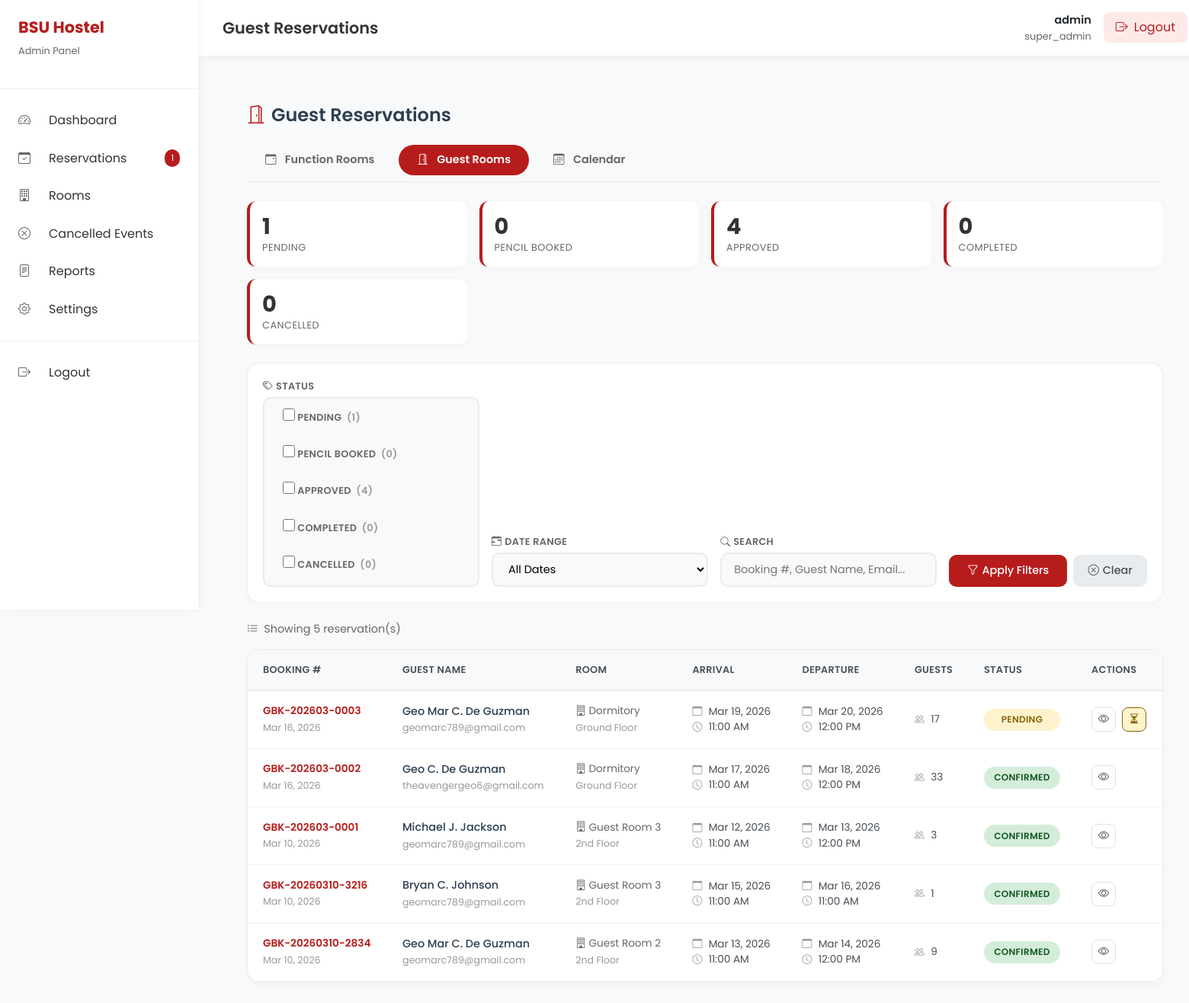
/admin/guest_reservations.php (signed in), run on an earlier commit of the app's database.
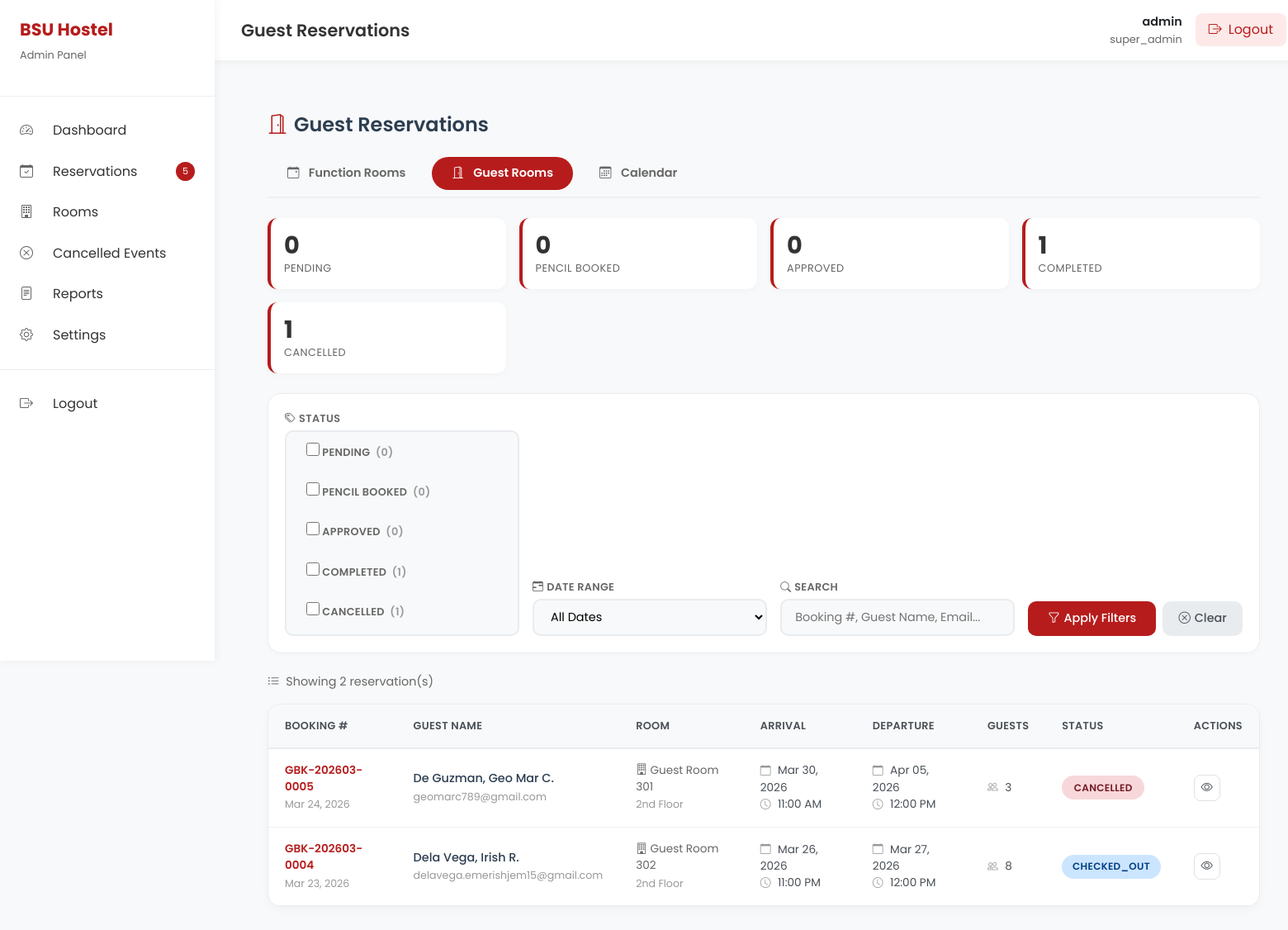
And on a later commit of the database.
### tables this page shows
CREATE TABLE `guest_room_reservations` (
  `id` int(11) NOT NULL,
  `booking_no` varchar(50) NOT NULL,
  `user_id` int(11) DEFAULT NULL,
  `guest_name` varchar(255) NOT NULL,
  `guest_email` varchar(255) NOT NULL,
  `guest_contact` varchar(50) NOT NULL,
  `guest_address` text DEFAULT NULL,
  `guest_dob` date DEFAULT NULL,
  `guest_id_type` varchar(50) DEFAULT NULL,
  `guest_id_number` varchar(100) DEFAULT NULL,
  `purpose_of_stay` varchar(255) DEFAULT NULL,
  `check_in_date` date NOT NULL,
  `check_out_date` date NOT NULL,
  `check_in_time` time NOT NULL,
  `check_out_time` time NOT NULL,
  `number_of_nights` int(11) GENERATED ALWAYS AS (to_days(`check_out_date`) - to_days(`check_in_date`)) STORED,
  `adults_count` int(11) NOT NULL DEFAULT 1,
  `children_count` int(11) NOT NULL DEFAULT 0,
  `total_guests` int(11) NOT NULL,
  `guest_room_id` int(11) NOT NULL,
  `extra_bed_requested` tinyint(1) NOT NULL DEFAULT 0,
  `extra_beds_count` int(11) NOT NULL DEFAULT 0,
  `room_price_per_night` decimal(10,2) NOT NULL,
  `extra_bed_price_per_night` decimal(10,2) DEFAULT 0.00,
  `subtotal` decimal(10,2) NOT NULL,
  `discount_amount` decimal(10,2) DEFAULT 0.00,
  `total_amount` decimal(10,2) NOT NULL,
  `other_guests` longtext DEFAULT NULL CHECK (json_valid(`other_guests`)),
  `status` enum('pending','pencil_booked','confirmed','checked_in','checked_out','cancelled','no_show') NOT NULL DEFAULT 'pending',
  `payment_status` enum('unpaid','partial','paid','refunded') NOT NULL DEFAULT 'unpaid',
  `payment_method` varchar(50) DEFAULT NULL,
  `payment_date` datetime DEFAULT NULL,
  `amount_paid` decimal(10,2) DEFAULT 0.00,
  `special_requests` text DEFAULT NULL,
  `admin_remarks` text DEFAULT NULL,
  `terms_accepted` tinyint(1) NOT NULL DEFAULT 0,
  `terms_accepted_by` varchar(255) DEFAULT NULL,
  `terms_accepted_at` datetime DEFAULT NULL,
  `digital_signature` text DEFAULT NULL,
  `data_privacy_consent` tinyint(1) NOT NULL DEFAULT 0,
  `created_by` int(11) DEFAULT NULL,
  `created_at` timestamp NOT NULL DEFAULT current_timestamp(),
  `updated_at` timestamp NOT NULL DEFAULT current_timestamp() ON UPDATE current_timestamp(),
  `deleted` tinyint(1) NOT NULL DEFAULT 0
);

CREATE TABLE `guest_rooms` (
  `id` int(11) NOT NULL,
  `room_number` varchar(20) NOT NULL,
  `room_name` varchar(100) NOT NULL,
  `room_type` enum('standard','deluxe','family','dormitory') NOT NULL DEFAULT 'standard',
  `capacity_adults` int(11) NOT NULL DEFAULT 2,
  `capacity_children` int(11) NOT NULL DEFAULT 0,
  `max_guests` int(11) NOT NULL DEFAULT 2,
  `bed_configuration` varchar(100) DEFAULT NULL,
  `floor` varchar(20) DEFAULT NULL,
  `price_per_night` decimal(10,2) NOT NULL,
  `extra_bed_available` tinyint(1) NOT NULL DEFAULT 0,
  `extra_bed_price` decimal(10,2) DEFAULT 500.00,
  `description` text DEFAULT NULL,
  `amenities` text DEFAULT NULL,
  `is_active` tinyint(1) NOT NULL DEFAULT 1,
  `sort_order` int(11) DEFAULT 0,
  `created_at` timestamp NOT NULL DEFAULT current_timestamp(),
  `updated_at` timestamp NOT NULL DEFAULT current_timestamp() ON UPDATE current_timestamp()
);

### admin/inc/auth.php (called while the page is built, shortened)
<?php
function getAdminInfo($conn) {
    $stmt = $conn->prepare("SELECT id, username, email, role, last_login FROM admin_users WHERE id = ?");
    $stmt->bind_param("i", $_SESSION['admin_id']);
    $stmt->execute();
    return $stmt->get_result()->fetch_assoc();
}
?>

### admin/guest_reservations.php (the view, shortened to what the rows shown need)
<?php
require_once __DIR__ . '/inc/header.php';
$query = "SELECT
              gr.*,
              g.room_name,
              g.floor,
              gr.check_in_date AS arrival_date,
              gr.check_out_date AS departure_date
          FROM guest_room_reservations gr
          LEFT JOIN guest_rooms g ON gr.guest_room_id = g.id
          WHERE gr.deleted = 0";
$query .= " ORDER BY gr.created_at DESC";
$stmt = $conn->prepare($query);
$stmt->execute();
$reservations = $stmt->get_result();
function getStatusBadgeClass($status) {
    switch (strtolower($status)) {
        case 'pending': return 'status-pending';
        case 'confirmed': return 'status-approved';
        case 'cancelled': return 'status-cancelled';
        case 'checked_out': return 'status-completed';
    }
}
?>
<div class="content-area">
    <div class="guest-reservations-header">
        <h1><i class="bi bi-door-open me-2" style="color: #b71c1c;"></i>Guest Reservations</h1>
    </div>
    <div class="table-responsive">
        <?php if ($reservations && $reservations->num_rows > 0): ?>
        <table>
            <thead>
                <tr>
                    <th>Booking #</th>
                    <th>Guest Name</th>
                    <th>Room</th>
                    <th>Arrival</th>
                    <th>Departure</th>
                    <th>Guests</th>
                    <th>Status</th>
                    <th>Actions</th>
                </tr>
            </thead>
            <tbody>
                <?php while ($row = $reservations->fetch_assoc()):
                    $other_guests = json_decode($row['other_guests'], true);
                    $total_guests = (int)($row['total_guests'] ?? 0);
                    if (!empty($other_guests)) {
                        foreach ($other_guests as $guest) {
                            if (!empty($guest['name'])) $total_guests++;
                        }
                    }
                    $status_norm = ($row['status'] === '' || $row['status'] === null) ? 'pending' : $row['status'];
                ?>
                <tr>
                    <td>
                        <div class="booking-no"><?= htmlspecialchars($row['booking_no']) ?></div>
                        <small style="color: #999;"><?= date('M d, Y', strtotime($row['created_at'])) ?></small>
                    </td>
                    <td>
                        <div class="guest-name"><?= htmlspecialchars($row['guest_name']) ?></div>
                        <small style="color: #999;"><?= htmlspecialchars($row['guest_email']) ?></small>
                    </td>
                    <td>
                        <div class="room-info">
                            <i class="bi bi-building"></i> <?= htmlspecialchars($row['room_name']) ?>
                        </div>
                        <small style="color: #999;"><?= htmlspecialchars($row['floor']) ?></small>
                    </td>
                    <td>
                        <div class="date-info">
                            <i class="bi bi-calendar"></i> <?= date('M d, Y', strtotime($row['arrival_date'])) ?>
                        </div>
                        <div class="date-info">
                            <i class="bi bi-clock"></i> <?= date('h:i A', strtotime($row['check_in_time'])) ?>
                        </div>
                    </td>
                    <td>
                        <div class="date-info">
                            <i class="bi bi-calendar"></i> <?= date('M d, Y', strtotime($row['departure_date'])) ?>
                        </div>
                        <div class="date-info">
                            <i class="bi bi-clock"></i> <?= date('h:i A', strtotime($row['check_out_time'])) ?>
                        </div>
                    </td>
                    <td>
                        <div class="date-info">
                            <i class="bi bi-people"></i> <?= (int)$total_guests ?>
                        </div>
                    </td>
                    <td>
                        <span class="status-badge <?= getStatusBadgeClass($status_norm) ?>">
                            <?= strtoupper($status_norm) ?>
                        </span>
                    </td>
                    <td>
                        <div class="action-buttons">
                            <a href="guest_reservation_details.php?id=<?= $row['id'] ?>" class="btn-view" title="View Details">
                                <i class="bi bi-eye"></i>
                            </a>
                            <?php if ($status_norm === 'pending'): ?>
                            <a href="guest_reservation_details.php?id=<?= $row['id'] ?>#admin-actions" class="btn-view" title="Review" style="background: #fff3cd; border-color: #856404; color: #856404;">
                                <i class="bi bi-hourglass-split"></i>
                            </a>
                            <?php endif; ?>
                        </div>
                    </td>
                </tr>
                <?php endwhile; ?>
            </tbody>
        </table>
        <?php endif; ?>
    </div>
</div>
<?php require_once __DIR__ . '/inc/footer.php'; ?>

### admin/inc/header.php (shortened to what the rows shown need)
<?php
require_once __DIR__ . '/auth.php';
$admin = getAdminInfo($conn);
?>
<!DOCTYPE html>
<html lang="en">
<head>
    <link href="https://cdn.jsdelivr.net/npm/bootstrap@5.3.0/dist/css/bootstrap.min.css" rel="stylesheet">
    <link href="https://cdn.jsdelivr.net/npm/bootstrap-icons@1.11.1/font/bootstrap-icons.css" rel="stylesheet">
</head>
<body>
    <div class="admin-wrapper">
        <div class="sidebar" id="sidebar">
            <div class="sidebar-header">
                <div>
                    <h2>BSU Hostel</h2>
                </div>
            </div>
        </div>
        <div class="main-content">
            <div class="top-bar">
                <div class="user-menu">
                    <div class="user-info">
                        <div class="user-name">
                            <a href="settings.php" class="text-decoration-none text-dark"><?= htmlspecialchars($admin['username'] ?? 'Admin') ?></a>
                        </div>
                        <div class="user-role"><?= htmlspecialchars($admin['role'] ?? 'Administrator') ?></div>
                    </div>
                </div>
            </div>
            <div class="content-area">

What changed in the data, as far as the page shows it:
removed guest_room_reservations: booking_no "GBK-202603-0003", created_at "Mar 16, 2026", guest_name "Geo Mar C. De Guzman", guest_email "geomarc789@gmail.com", guest_room.room_name "Dormitory", guest_room.floor "Ground Floor", check_in_date "Mar 19, 2026", check_in_time "11:00 AM", check_out_date "Mar 20, 2026", check_out_time "12:00 PM", total_guests "17", status "PENDING"
removed guest_room_reservations: booking_no "GBK-202603-0002", created_at "Mar 16, 2026", guest_name "Geo C. De Guzman", guest_email "theavengergeo6@gmail.com", guest_room.room_name "Dormitory", guest_room.floor "Ground Floor", check_in_date "Mar 17, 2026", check_in_time "11:00 AM", check_out_date "Mar 18, 2026", check_out_time "12:00 PM", total_guests "33", status "CONFIRMED"
removed guest_room_reservations: booking_no "GBK-202603-0001", created_at "Mar 10, 2026", guest_name "Michael J. Jackson", guest_email "geomarc789@gmail.com", guest_room.room_name "Guest Room 3", guest_room.floor "2nd Floor", check_in_date "Mar 12, 2026", check_in_time "11:00 AM", check_out_date "Mar 13, 2026", check_out_time "12:00 PM", total_guests "3", status "CONFIRMED"
removed guest_room_reservations: booking_no "GBK-20260310-3216", created_at "Mar 10, 2026", guest_name "Bryan C. Johnson", guest_email "geomarc789@gmail.com", guest_room.room_name "Guest Room 3", guest_room.floor "2nd Floor", check_in_date "Mar 15, 2026", check_in_time "11:00 AM", check_out_date "Mar 16, 2026", check_out_time "11:00 AM", total_guests "1", status "CONFIRMED"
removed guest_room_reservations: booking_no "GBK-20260310-2834", created_at "Mar 10, 2026", guest_name "Geo Mar C. De Guzman", guest_email "geomarc789@gmail.com", guest_room.room_name "Guest Room 2", guest_room.floor "2nd Floor", check_in_date "Mar 13, 2026", check_in_time "11:00 AM", check_out_date "Mar 14, 2026", check_out_time "12:00 PM", total_guests "9", status "CONFIRMED"
added guest_room_reservations: booking_no "GBK-202603-0005", created_at "Mar 24, 2026", guest_name "De Guzman, Geo Mar C.", guest_email "geomarc789@gmail.com", guest_room.room_name "Guest Room 301", guest_room.floor "2nd Floor", check_in_date "Mar 30, 2026", check_in_time "11:00 AM", check_out_date "Apr 05, 2026", check_out_time "12:00 PM", total_guests "3", status "CANCELLED"
added guest_room_reservations: booking_no "GBK-202603-0004", created_at "Mar 23, 2026", guest_name "Dela Vega, Irish R.", guest_email "delavega.emerishjem15@gmail.com", guest_room.room_name "Guest Room 302", guest_room.floor "2nd Floor", check_in_date "Mar 26, 2026", check_in_time "11:00 PM", check_out_date "Mar 27, 2026", check_out_time "12:00 PM", total_guests "8", status "CHECKED_OUT"
Also different on the page:
$pending_count: "1" → "5"
$status_counts['pending']: "1" → "0"
$status_counts['confirmed']: "4" → "0"
$status_counts['completed']: "0" → "1"
$status_counts['cancelled']: "0" → "1"
$reservations->num_rows: "5" → "2"
